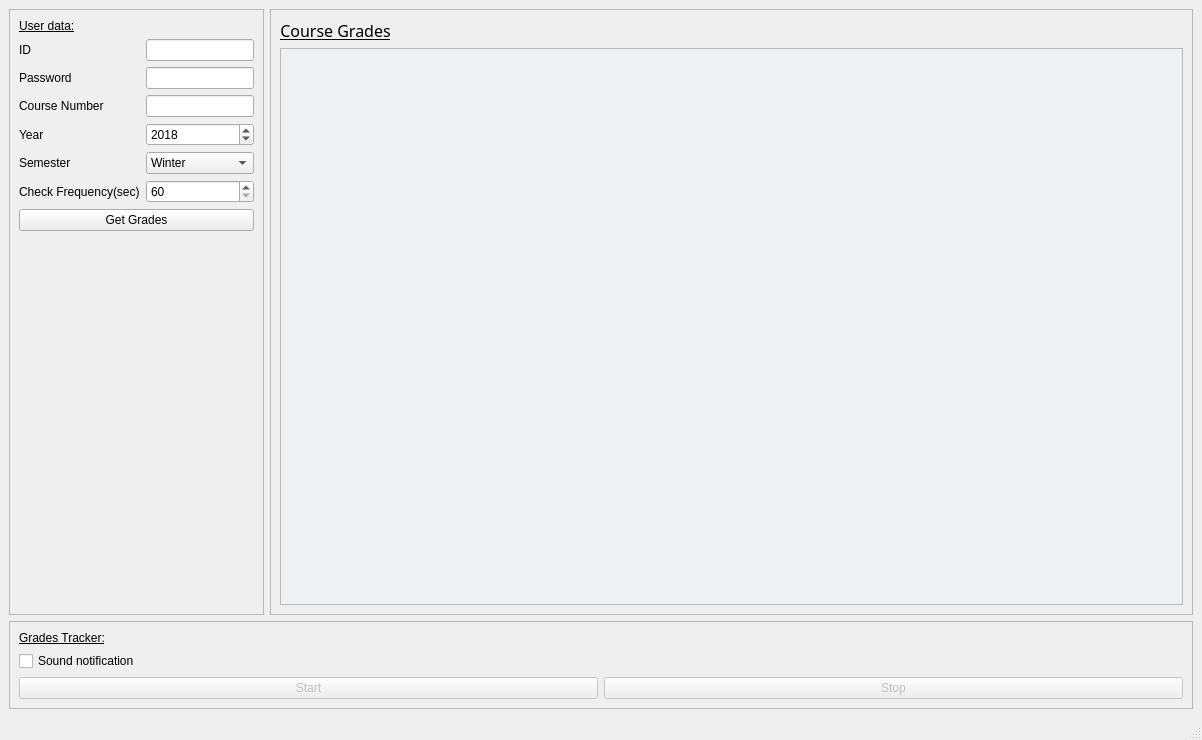
<?xml version="1.0" encoding="UTF-8"?>
<ui version="4.0">
    <class>MainWindow</class>
    <widget class="QMainWindow" name="MainWindow">
        <property name="geometry">
            <rect>
                <x>0</x>
                <y>0</y>
                <width>1202</width>
                <height>740</height>
            </rect>
        </property>
        <property name="sizePolicy">
            <sizepolicy hsizetype="Expanding" vsizetype="Expanding">
                <horstretch>0</horstretch>
                <verstretch>0</verstretch>
            </sizepolicy>
        </property>
        <property name="windowTitle">
            <string>GradesTracker</string>
        </property>
        <property name="windowIcon">
            <iconset>
                <normaloff>../images/2.png</normaloff>../images/2.png
            </iconset>
        </property>
        <property name="autoFillBackground">
            <bool>false</bool>
        </property>
        <property name="styleSheet">
            <string notr="true"/>
        </property>
        <property name="iconSize">
            <size>
                <width>36</width>
                <height>36</height>
            </size>
        </property>
        <widget class="QWidget" name="centralwidget">
            <layout class="QGridLayout" name="gridLayout_4">
                <item row="0" column="1">
                    <layout class="QGridLayout" name="gridLayout_3">
                        <item row="1" column="0">
                            <layout class="QVBoxLayout" name="verticalLayout">
                                <item>
                                    <widget class="QFrame" name="frame_2">
                                        <property name="frameShape">
                                            <enum>QFrame::StyledPanel</enum>
                                        </property>
                                        <property name="frameShadow">
                                            <enum>QFrame::Raised</enum>
                                        </property>
                                        <layout class="QGridLayout" name="gridLayout_6">
                                            <item row="1" column="0">
                                                <widget class="QTableWidget" name="grades_table">
                                                    <property name="layoutDirection">
                                                        <enum>Qt::LeftToRight</enum>
                                                    </property>
                                                    <property name="styleSheet">
                                                        <string notr="true">background-color: rgb(239, 240, 241);
                                                        </string>
                                                    </property>
                                                    <property name="gridStyle">
                                                        <enum>Qt::SolidLine</enum>
                                                    </property>
                                                    <attribute name="horizontalHeaderVisible">
                                                        <bool>false</bool>
                                                    </attribute>
                                                    <attribute name="horizontalHeaderStretchLastSection">
                                                        <bool>true</bool>
                                                    </attribute>
                                                    <attribute name="verticalHeaderVisible">
                                                        <bool>false</bool>
                                                    </attribute>
                                                    <attribute name="verticalHeaderStretchLastSection">
                                                        <bool>false</bool>
                                                    </attribute>
                                                </widget>
                                            </item>
                                            <item row="0" column="0">
                                                <widget class="QLabel" name="table_header">
                                                    <property name="sizePolicy">
                                                        <sizepolicy hsizetype="Maximum" vsizetype="Preferred">
                                                            <horstretch>0</horstretch>
                                                            <verstretch>0</verstretch>
                                                        </sizepolicy>
                                                    </property>
                                                    <property name="font">
                                                        <font>
                                                            <family>Noto Sans</family>
                                                            <pointsize>12</pointsize>
                                                            <weight>50</weight>
                                                            <italic>false</italic>
                                                            <bold>false</bold>
                                                            <underline>true</underline>
                                                        </font>
                                                    </property>
                                                    <property name="styleSheet">
                                                        <string notr="true">font: 12pt &quot;Noto Sans&quot;;
                                                            text-decoration: underline;
                                                        </string>
                                                    </property>
                                                    <property name="text">
                                                        <string>Course Grades</string>
                                                    </property>
                                                    <property name="alignment">
                                                        <set>Qt::AlignCenter</set>
                                                    </property>
                                                </widget>
                                            </item>
                                        </layout>
                                    </widget>
                                </item>
                            </layout>
                        </item>
                    </layout>
                </item>
                <item row="0" column="0">
                    <widget class="QFrame" name="frame">
                        <property name="frameShape">
                            <enum>QFrame::StyledPanel</enum>
                        </property>
                        <property name="frameShadow">
                            <enum>QFrame::Raised</enum>
                        </property>
                        <layout class="QGridLayout" name="gridLayout_5">
                            <item row="0" column="0">
                                <layout class="QGridLayout" name="gridLayout">
                                    <item row="2" column="3" colspan="2">
                                        <widget class="QLineEdit" name="pass_in">
                                            <property name="toolTip">
                                                <string>&lt;html&gt;&lt;head/&gt;&lt;body&gt;&lt;p&gt;Technion account
                                                    password&lt;/p&gt;&lt;/body&gt;&lt;/html&gt;
                                                </string>
                                            </property>
                                            <property name="text">
                                                <string/>
                                            </property>
                                            <property name="clearButtonEnabled">
                                                <bool>false</bool>
                                            </property>
                                        </widget>
                                    </item>
                                    <item row="1" column="0" colspan="3">
                                        <widget class="QLabel" name="id_label">
                                            <property name="sizePolicy">
                                                <sizepolicy hsizetype="Preferred" vsizetype="Preferred">
                                                    <horstretch>0</horstretch>
                                                    <verstretch>0</verstretch>
                                                </sizepolicy>
                                            </property>
                                            <property name="text">
                                                <string>ID</string>
                                            </property>
                                        </widget>
                                    </item>
                                    <item row="4" column="0" colspan="3">
                                        <widget class="QLabel" name="year_label">
                                            <property name="text">
                                                <string>Year</string>
                                            </property>
                                        </widget>
                                    </item>
                                    <item row="2" column="0" colspan="3">
                                        <widget class="QLabel" name="pass_label">
                                            <property name="sizePolicy">
                                                <sizepolicy hsizetype="Preferred" vsizetype="Preferred">
                                                    <horstretch>0</horstretch>
                                                    <verstretch>0</verstretch>
                                                </sizepolicy>
                                            </property>
                                            <property name="text">
                                                <string>Password</string>
                                            </property>
                                        </widget>
                                    </item>
                                    <item row="4" column="3" colspan="2">
                                        <widget class="QSpinBox" name="year_in">
                                            <property name="minimum">
                                                <number>2015</number>
                                            </property>
                                            <property name="maximum">
                                                <number>2100</number>
                                            </property>
                                            <property name="value">
                                                <number>2018</number>
                                            </property>
                                        </widget>
                                    </item>
                                    <item row="8" column="0" colspan="5">
                                        <spacer name="verticalSpacer">
                                            <property name="orientation">
                                                <enum>Qt::Vertical</enum>
                                            </property>
                                            <property name="sizeHint" stdset="0">
                                                <size>
                                                    <width>20</width>
                                                    <height>40</height>
                                                </size>
                                            </property>
                                        </spacer>
                                    </item>
                                    <item row="6" column="3" colspan="2">
                                        <widget class="QSpinBox" name="frequency_spin">
                                            <property name="toolTip">
                                                <string>&lt;html&gt;&lt;head/&gt;&lt;body&gt;&lt;p&gt;Check every * sec
                                                    if there is new grade&lt;/p&gt;&lt;/body&gt;&lt;/html&gt;
                                                </string>
                                            </property>
                                            <property name="minimum">
                                                <number>60</number>
                                            </property>
                                            <property name="maximum">
                                                <number>600</number>
                                            </property>
                                            <property name="singleStep">
                                                <number>10</number>
                                            </property>
                                        </widget>
                                    </item>
                                    <item row="7" column="0" colspan="5">
                                        <widget class="QPushButton" name="getGradesButton">
                                            <property name="styleSheet">
                                                <string notr="true"/>
                                            </property>
                                            <property name="text">
                                                <string>Get Grades</string>
                                            </property>
                                        </widget>
                                    </item>
                                    <item row="3" column="0" colspan="3">
                                        <widget class="QLabel" name="course_label">
                                            <property name="sizePolicy">
                                                <sizepolicy hsizetype="Preferred" vsizetype="Preferred">
                                                    <horstretch>0</horstretch>
                                                    <verstretch>0</verstretch>
                                                </sizepolicy>
                                            </property>
                                            <property name="text">
                                                <string>Course Number</string>
                                            </property>
                                        </widget>
                                    </item>
                                    <item row="5" column="3" colspan="2">
                                        <widget class="QComboBox" name="semester_in">
                                            <item>
                                                <property name="text">
                                                    <string>Winter</string>
                                                </property>
                                            </item>
                                            <item>
                                                <property name="text">
                                                    <string>Spring</string>
                                                </property>
                                            </item>
                                            <item>
                                                <property name="text">
                                                    <string>Summer</string>
                                                </property>
                                            </item>
                                        </widget>
                                    </item>
                                    <item row="6" column="0" colspan="3">
                                        <widget class="QLabel" name="frequency_label">
                                            <property name="text">
                                                <string>Check Frequency(sec)</string>
                                            </property>
                                        </widget>
                                    </item>
                                    <item row="3" column="3" colspan="2">
                                        <widget class="QLineEdit" name="course_in">
                                            <property name="toolTip">
                                                <string>&lt;html&gt;&lt;head/&gt;&lt;body&gt;&lt;p&gt;Course number to
                                                    track&lt;/p&gt;&lt;/body&gt;&lt;/html&gt;
                                                </string>
                                            </property>
                                            <property name="text">
                                                <string/>
                                            </property>
                                            <property name="clearButtonEnabled">
                                                <bool>false</bool>
                                            </property>
                                        </widget>
                                    </item>
                                    <item row="1" column="3" colspan="2">
                                        <widget class="QLineEdit" name="id_in">
                                            <property name="sizePolicy">
                                                <sizepolicy hsizetype="Expanding" vsizetype="Fixed">
                                                    <horstretch>0</horstretch>
                                                    <verstretch>0</verstretch>
                                                </sizepolicy>
                                            </property>
                                            <property name="focusPolicy">
                                                <enum>Qt::StrongFocus</enum>
                                            </property>
                                            <property name="toolTip">
                                                <string>&lt;html&gt;&lt;head/&gt;&lt;body&gt;&lt;p&gt;Your cs account ID
                                                    (without the @*)&lt;/p&gt;&lt;/body&gt;&lt;/html&gt;
                                                </string>
                                            </property>
                                            <property name="text">
                                                <string/>
                                            </property>
                                            <property name="clearButtonEnabled">
                                                <bool>false</bool>
                                            </property>
                                        </widget>
                                    </item>
                                    <item row="5" column="0" colspan="3">
                                        <widget class="QLabel" name="semester_label">
                                            <property name="text">
                                                <string>Semester</string>
                                            </property>
                                        </widget>
                                    </item>
                                    <item row="0" column="0">
                                        <widget class="QLabel" name="label">
                                            <property name="styleSheet">
                                                <string notr="true">font: 12pt &quot;Noto Sans&quot;;
                                                    text-decoration: underline;
                                                </string>
                                            </property>
                                            <property name="text">
                                                <string>User data:</string>
                                            </property>
                                        </widget>
                                    </item>
                                </layout>
                            </item>
                        </layout>
                    </widget>
                </item>
                <item row="1" column="0" colspan="2">
                    <widget class="QFrame" name="frame_3">
                        <property name="frameShape">
                            <enum>QFrame::StyledPanel</enum>
                        </property>
                        <property name="frameShadow">
                            <enum>QFrame::Raised</enum>
                        </property>
                        <layout class="QGridLayout" name="gridLayout_8">
                            <item row="0" column="0">
                                <layout class="QGridLayout" name="gridLayout_9">
                                    <item row="3" column="0">
                                        <layout class="QHBoxLayout" name="horizontalLayout_2">
                                            <item>
                                                <widget class="QPushButton" name="start_button_2">
                                                    <property name="enabled">
                                                        <bool>false</bool>
                                                    </property>
                                                    <property name="toolTip">
                                                        <string>&lt;html&gt;&lt;head/&gt;&lt;body&gt;&lt;p&gt;You must
                                                            get the grades for the course first!&lt;/p&gt;&lt;/body&gt;&lt;/html&gt;
                                                        </string>
                                                    </property>
                                                    <property name="styleSheet">
                                                        <string notr="true"/>
                                                    </property>
                                                    <property name="text">
                                                        <string>Start</string>
                                                    </property>
                                                </widget>
                                            </item>
                                            <item>
                                                <widget class="QPushButton" name="stop_button_2">
                                                    <property name="enabled">
                                                        <bool>false</bool>
                                                    </property>
                                                    <property name="styleSheet">
                                                        <string notr="true"/>
                                                    </property>
                                                    <property name="text">
                                                        <string>Stop</string>
                                                    </property>
                                                </widget>
                                            </item>
                                        </layout>
                                    </item>
                                    <item row="1" column="0">
                                        <widget class="QLabel" name="gradesTrackerheader_2">
                                            <property name="styleSheet">
                                                <string notr="true">font: 18pt &quot;Noto Sans&quot;;
                                                    text-decoration: underline;
                                                </string>
                                            </property>
                                            <property name="text">
                                                <string>Grades Tracker:</string>
                                            </property>
                                        </widget>
                                    </item>
                                    <item row="2" column="0">
                                        <widget class="QCheckBox" name="soundNotification_2">
                                            <property name="toolTip">
                                                <string>&lt;html&gt;&lt;head/&gt;&lt;body&gt;&lt;p&gt;Notify will be
                                                    sounded when new grade is found&lt;/p&gt;&lt;/body&gt;&lt;/html&gt;
                                                </string>
                                            </property>
                                            <property name="text">
                                                <string>Sound notification</string>
                                            </property>
                                        </widget>
                                    </item>
                                </layout>
                            </item>
                        </layout>
                    </widget>
                </item>
            </layout>
        </widget>
        <widget class="QStatusBar" name="statusbar"/>
    </widget>
    <tabstops>
        <tabstop>id_in</tabstop>
        <tabstop>pass_in</tabstop>
        <tabstop>course_in</tabstop>
        <tabstop>year_in</tabstop>
        <tabstop>semester_in</tabstop>
        <tabstop>frequency_spin</tabstop>
        <tabstop>getGradesButton</tabstop>
    </tabstops>
    <resources/>
    <connections/>
</ui>
